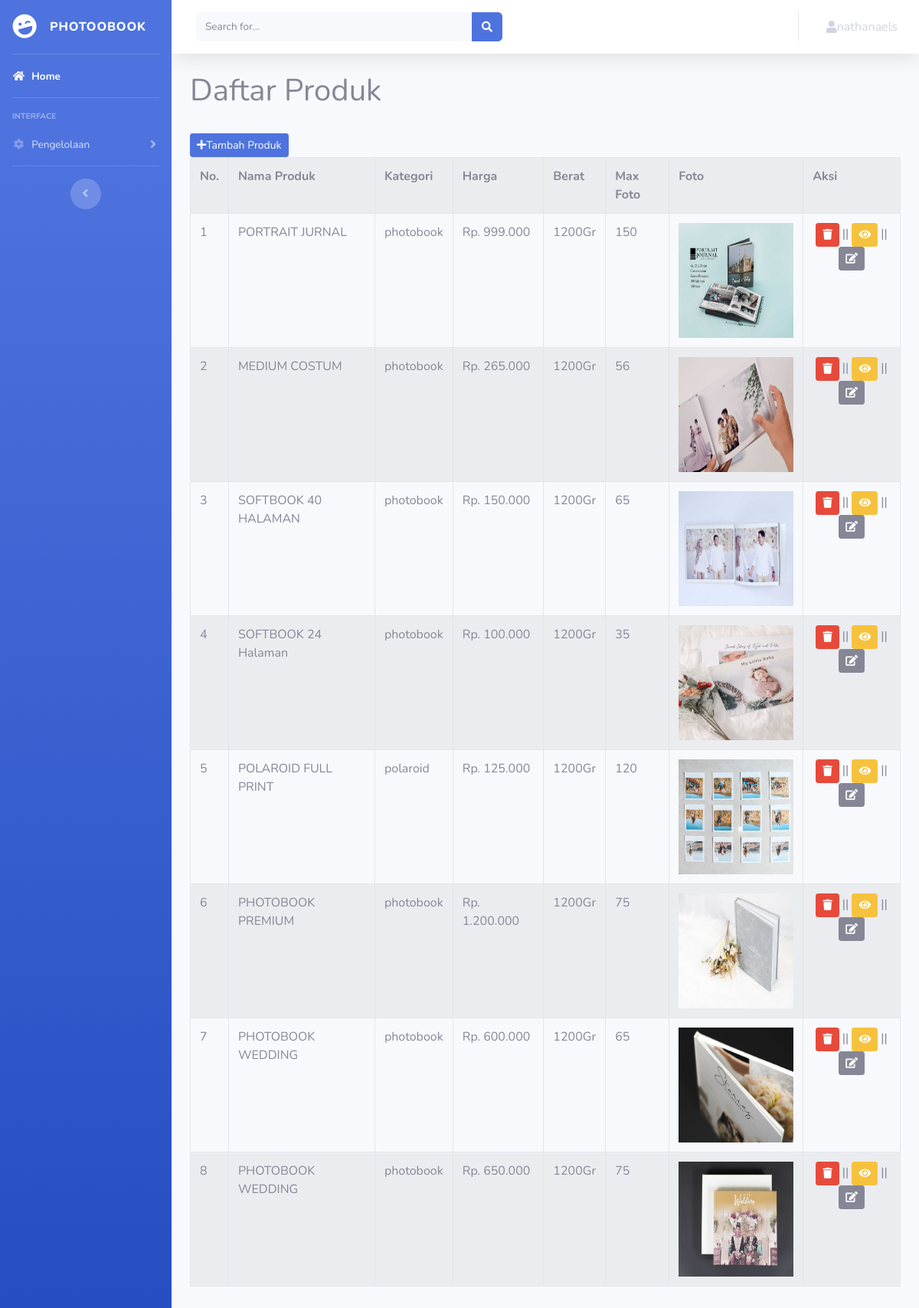
/admin/index.php?halaman=produk (signed in), run on the app's committed database.
### tables this page shows
CREATE TABLE `produk` (
  `id_produk` int(11) NOT NULL,
  `id_kategori` int(11) NOT NULL,
  `max` varchar(11) NOT NULL,
  `nama_produk` varchar(100) NOT NULL,
  `harga` int(11) NOT NULL,
  `berat` int(11) NOT NULL,
  `deskripsi` text NOT NULL,
  `foto` varchar(255) NOT NULL
);

CREATE TABLE `kategori` (
  `id_kategori` int(11) NOT NULL,
  `kategori` varchar(255) NOT NULL
);

### admin/page/produk.php (the view)
<h1>Daftar Produk</h1>
<a href="index.php?halaman=tambahproduk" class="mt-4 btn btn-primary btn-sm"><i class="fas fa-plus"></i>Tambah Produk</a>
<table class="th-dark table table-bordered table-hover table-striped">
	<tr>
		<th>No.</th>
		<th>Nama Produk</th>
		<th>Kategori</th>
		<th>Harga</th>
		<th>Berat</th>
		<th>Max Foto</th>
		<th>Foto</th>
		<th>Aksi</th>
	</tr>
	<?php $no=1; ?>
	<?php $ambil = $koneksi->query("SELECT * FROM produk LEFT JOIN kategori ON produk.id_kategori=kategori.id_kategori "); ?>
	<?php while($pecah = $ambil->fetch_assoc()){
		?>
	<tr>
		<td><?php echo $no ?></td>
		<td><?php echo $pecah['nama_produk'] ?></td>
		<td><?php echo $pecah['kategori'] ?></td>
		<td>Rp. <?php echo number_format($pecah['harga'],0,",",".") ?></td>
		<td><?php echo $pecah['berat'] ?>Gr</td>
		<td><?php echo $pecah['max'] ?></td>
		<td><img src="../foto produk/<?php echo $pecah['foto'] ?>" width="150px" height="150px"></td>
		<td class="text-center">
			<a class="btn btn-sm btn-danger" href="index.php?halaman=hapusproduk&gila=<?php echo $pecah['id_produk'] ?>" onclick="return confirm('apakah anda yakin mau menghapus?');"><i class="fas fa-trash"></i></a> ||
			<a class="btn btn-sm btn-warning" href="index.php?halaman=detailproduk&id=<?php echo $pecah['id_produk'] ?>"><i class="fas fa-eye"></i></a> ||
			<a class="btn btn-sm btn-secondary" href="index.php?halaman=ubahproduk&id=<?php echo $pecah['id_produk'] ?>"><i class="fas fa-edit"></i></a>
		</td>
	</tr>
	<?php $no++ ?>
	<?php } ?>
</table>

### admin/templates/header.php (shortened to what this page needs)
<!DOCTYPE html>
<html lang="en">
<head>
  <link href="assets/vendor/fontawesome-free/css/all.min.css" rel="stylesheet" type="text/css">
  <link href="assets/css/sb-admin-2.min.css" rel="stylesheet">
</head>

### admin/index.php (shortened to what this page needs)
<?php include 'db/database.php' ?>
<?php include 'templates/header.php' ?>
<body id="page-top">
    <div id="wrapper">
        <?php include 'templates/sidebar.php' ?>
        <div class="container-fluid">
            <?php if (isset($_GET['halaman'])) {
        if ($_GET['halaman'] == 'produk') {
          include 'page/produk.php';
        } elseif ($_GET['halaman'] == 'pembelian') {
          include 'page/pembelian.php';
        } elseif ($_GET['halaman'] == 'pelanggan') {
          include 'page/pelanggan.php';
        } elseif ($_GET['halaman'] == 'detail') {
          include 'page/detail.php';
        } elseif ($_GET['halaman'] == 'tambahproduk') {
          include 'page/tambahproduk.php';
        } elseif ($_GET['halaman'] == 'ubahproduk') {
          include 'page/ubahproduk.php';
        } elseif ($_GET['halaman'] == 'hapusproduk') {
          include 'page/hapusproduk.php';
        } elseif ($_GET['halaman'] == 'hapuspelanggan') {
          include 'page/hapuspelanggan.php';
        } elseif ($_GET['halaman'] == 'logout') {
          include 'page/logout.php';
        } elseif ($_GET['halaman'] == 'ongkir') {
          include 'page/ongkir.php';
        } elseif ($_GET['halaman'] == 'tambahongkir') {
          include 'page/tambahongkir.php';
        } elseif ($_GET['halaman'] == 'ubahongkir') {
          include 'page/ubahongkir.php';
        } elseif ($_GET['halaman'] == 'detailongkir') {
          include 'page/detailongkir.php';
        } elseif ($_GET['halaman'] == 'pembayaran') {
          include 'page/pembayaran.php';
        } elseif ($_GET['halaman'] == 'pengiriman') {
          include 'page/pengiriman.php';
        } elseif ($_GET['halaman'] == 'edit') {
          include 'page/edit.php';
        } elseif ($_GET['halaman'] == 'detailpengiriman') {
          include 'page/detailpengiriman.php';
        } elseif ($_GET['halaman'] == 'laporanpembelian') {
          include 'page/laporan_pembelian.php';
        } elseif ($_GET['halaman'] == 'kategori') {
          include 'page/kategori.php';
        } elseif ($_GET['halaman'] == 'detailproduk') {
          include 'page/detail_produk.php';
        } elseif ($_GET['halaman'] == 'hapusprodukfoto') {
          include 'page/hapus_produk_foto.php';
        } elseif ($_GET['halaman'] == 'image') {
          include 'page/image.php';
        } elseif ($_GET['halaman'] == 'images') {
          include 'page/images.php';
        } elseif ($_GET['halaman'] == 'promo') {
          include 'page/promo.php';
        } elseif ($_GET['halaman'] == 'tambahPromo') {
          include 'page/tambahpromo.php';
        } elseif ($_GET['halaman'] == 'hapusPromo') {
          include 'page/hapuspromo.php';
        } elseif ($_GET['halaman'] == 'ubahPromo') {
          include 'page/ubahpromo.php';
        } elseif ($_GET['halaman'] == 'profile') {
          include 'page/profile.php';
        }
      } else {
        include 'page/home.php';
      }
      ?>
        </div>
    </div>
    <br>
    <br>
    <br>
    <br>
    <br>
    <br>
    <br>
    <?php include 'templates/footer.php' ?>

### admin/templates/sidebar.php (shortened to what this page needs)
<ul class="navbar-nav bg-gradient-primary sidebar sidebar-dark accordion" id="accordionSidebar">
    <a class="sidebar-brand d-flex align-items-center justify-content-center" href="index.html">
        <div class="sidebar-brand-icon rotate-n-15">
            <i class="fas fa-laugh-wink"></i>
        </div>
        <div class="sidebar-brand-text mx-3">PhotooBook </div>
    </a>
    <hr class="sidebar-divider my-0">
    <li class="nav-item active">
        <a class="nav-link" href="index.php">
            <i class="fas fa-fw fa-home "></i>
            <span>Home</span></a>
    </li>
    <hr class="sidebar-divider">
    <div class="sidebar-heading">
        Interface
    </div>
    <li class="nav-item">
        <a class="nav-link collapsed" href="#" data-toggle="collapse" data-target="#collapseTwo" aria-expanded="true"
            aria-controls="collapseTwo">
            <i class="fas fa-fw fa-cog"></i>
            <span>Pengelolaan</span>
        </a>
    </li>
    <hr class="sidebar-divider d-none d-md-block">
    <div class="text-center d-none d-md-inline">
        <button class="rounded-circle border-0" id="sidebarToggle"></button>
    </div>
</ul>
<div id="content-wrapper" class="d-flex flex-column">
    <div id="content">
        <nav class="navbar navbar-expand navbar-light bg-white topbar mb-4 static-top shadow">
            <form class="d-none d-sm-inline-block form-inline mr-auto ml-md-3 my-2 my-md-0 mw-100 navbar-search">
                <div class="input-group">
                    <input type="text" class="form-control bg-light border-0 small" placeholder="Search for..."
                        aria-label="Search" aria-describedby="basic-addon2">
                    <div class="input-group-append">
                        <button class="btn btn-primary" type="button">
                            <i class="fas fa-search fa-sm"></i>
                        </button>
                    </div>
                </div>
            </form>
            <ul class="navbar-nav ml-auto">
                <li class="nav-item dropdown no-arrow">
                    <a class="nav-link dropdown-toggle" href="#" id="userDropdown" role="button" data-toggle="dropdown"
                        aria-haspopup="true" aria-expanded="false">
                        <i class="fas fa-user"></i> <?= $_SESSION['admin']['username']; ?>
                    </a>
                </li>
            </ul>
        </nav>

### admin/templates/footer.php (shortened to what this page needs)
</body>
</html>

### data on the page
produk: nama_produk "PORTRAIT JURNAL", id_kategori.kategori "photobook", harga "999.000", berat "1200", max "150", foto (picture)
produk: nama_produk "MEDIUM COSTUM", id_kategori.kategori "photobook", harga "265.000", berat "1200", max "56", foto (picture)
produk: nama_produk "SOFTBOOK 40 HALAMAN", id_kategori.kategori "photobook", harga "150.000", berat "1200", max "65", foto (picture)
produk: nama_produk "SOFTBOOK 24 Halaman", id_kategori.kategori "photobook", harga "100.000", berat "1200", max "35", foto (picture)
produk: nama_produk "POLAROID FULL PRINT", id_kategori.kategori "polaroid", harga "125.000", berat "1200", max "120", foto (picture)
produk: nama_produk "PHOTOBOOK PREMIUM", id_kategori.kategori "photobook", harga "1.200.000", berat "1200", max "75", foto (picture)
produk: nama_produk "PHOTOBOOK WEDDING", id_kategori.kategori "photobook", harga "600.000", berat "1200", max "65", foto (picture)
produk: nama_produk "PHOTOBOOK WEDDING", id_kategori.kategori "photobook", harga "650.000", berat "1200", max "75", foto (picture)

### other printed values
$_SESSION['admin']['username'] "nathanaels"
